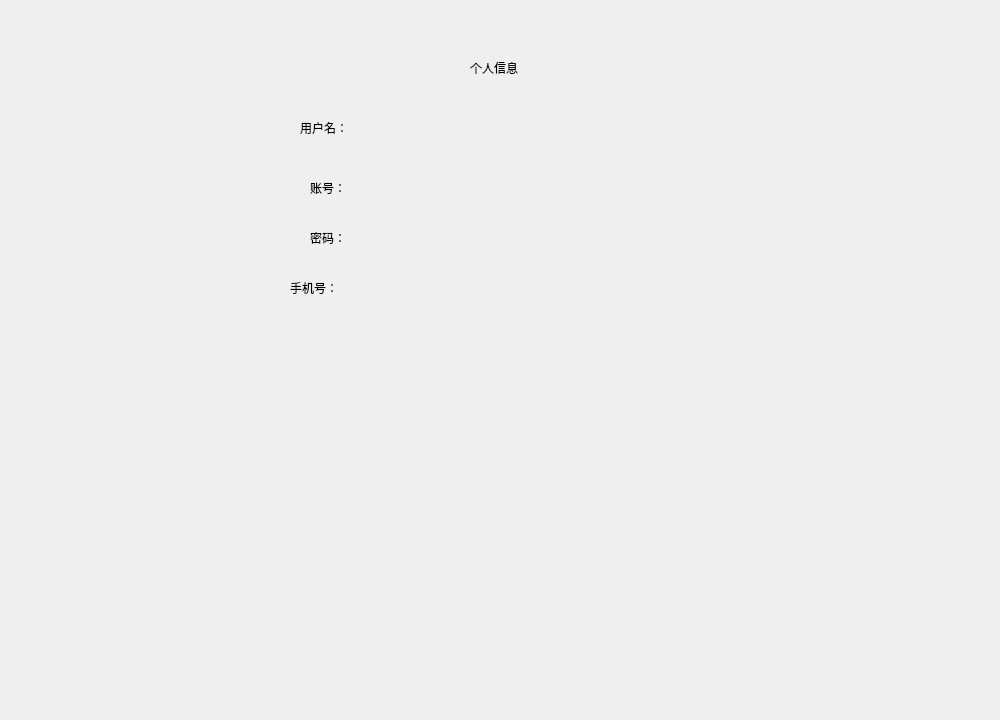
<?xml version="1.0" encoding="UTF-8"?>
<ui version="4.0">
 <class>userpage</class>
 <widget class="QWidget" name="userpage">
  <property name="geometry">
   <rect>
    <x>0</x>
    <y>0</y>
    <width>1000</width>
    <height>720</height>
   </rect>
  </property>
  <property name="windowTitle">
   <string>Form</string>
  </property>
  <widget class="QLabel" name="label">
   <property name="geometry">
    <rect>
     <x>470</x>
     <y>60</y>
     <width>91</width>
     <height>16</height>
    </rect>
   </property>
   <property name="text">
    <string>个人信息</string>
   </property>
  </widget>
  <widget class="QLabel" name="label_2">
   <property name="geometry">
    <rect>
     <x>300</x>
     <y>120</y>
     <width>72</width>
     <height>15</height>
    </rect>
   </property>
   <property name="text">
    <string>用户名：</string>
   </property>
  </widget>
  <widget class="QLabel" name="label_3">
   <property name="geometry">
    <rect>
     <x>310</x>
     <y>230</y>
     <width>72</width>
     <height>15</height>
    </rect>
   </property>
   <property name="text">
    <string>密码：</string>
   </property>
  </widget>
  <widget class="QLabel" name="label_4">
   <property name="geometry">
    <rect>
     <x>310</x>
     <y>180</y>
     <width>72</width>
     <height>15</height>
    </rect>
   </property>
   <property name="text">
    <string>账号：</string>
   </property>
  </widget>
  <widget class="QLabel" name="label_5">
   <property name="geometry">
    <rect>
     <x>290</x>
     <y>280</y>
     <width>72</width>
     <height>15</height>
    </rect>
   </property>
   <property name="text">
    <string>手机号：</string>
   </property>
  </widget>
 </widget>
 <resources/>
 <connections/>
</ui>
